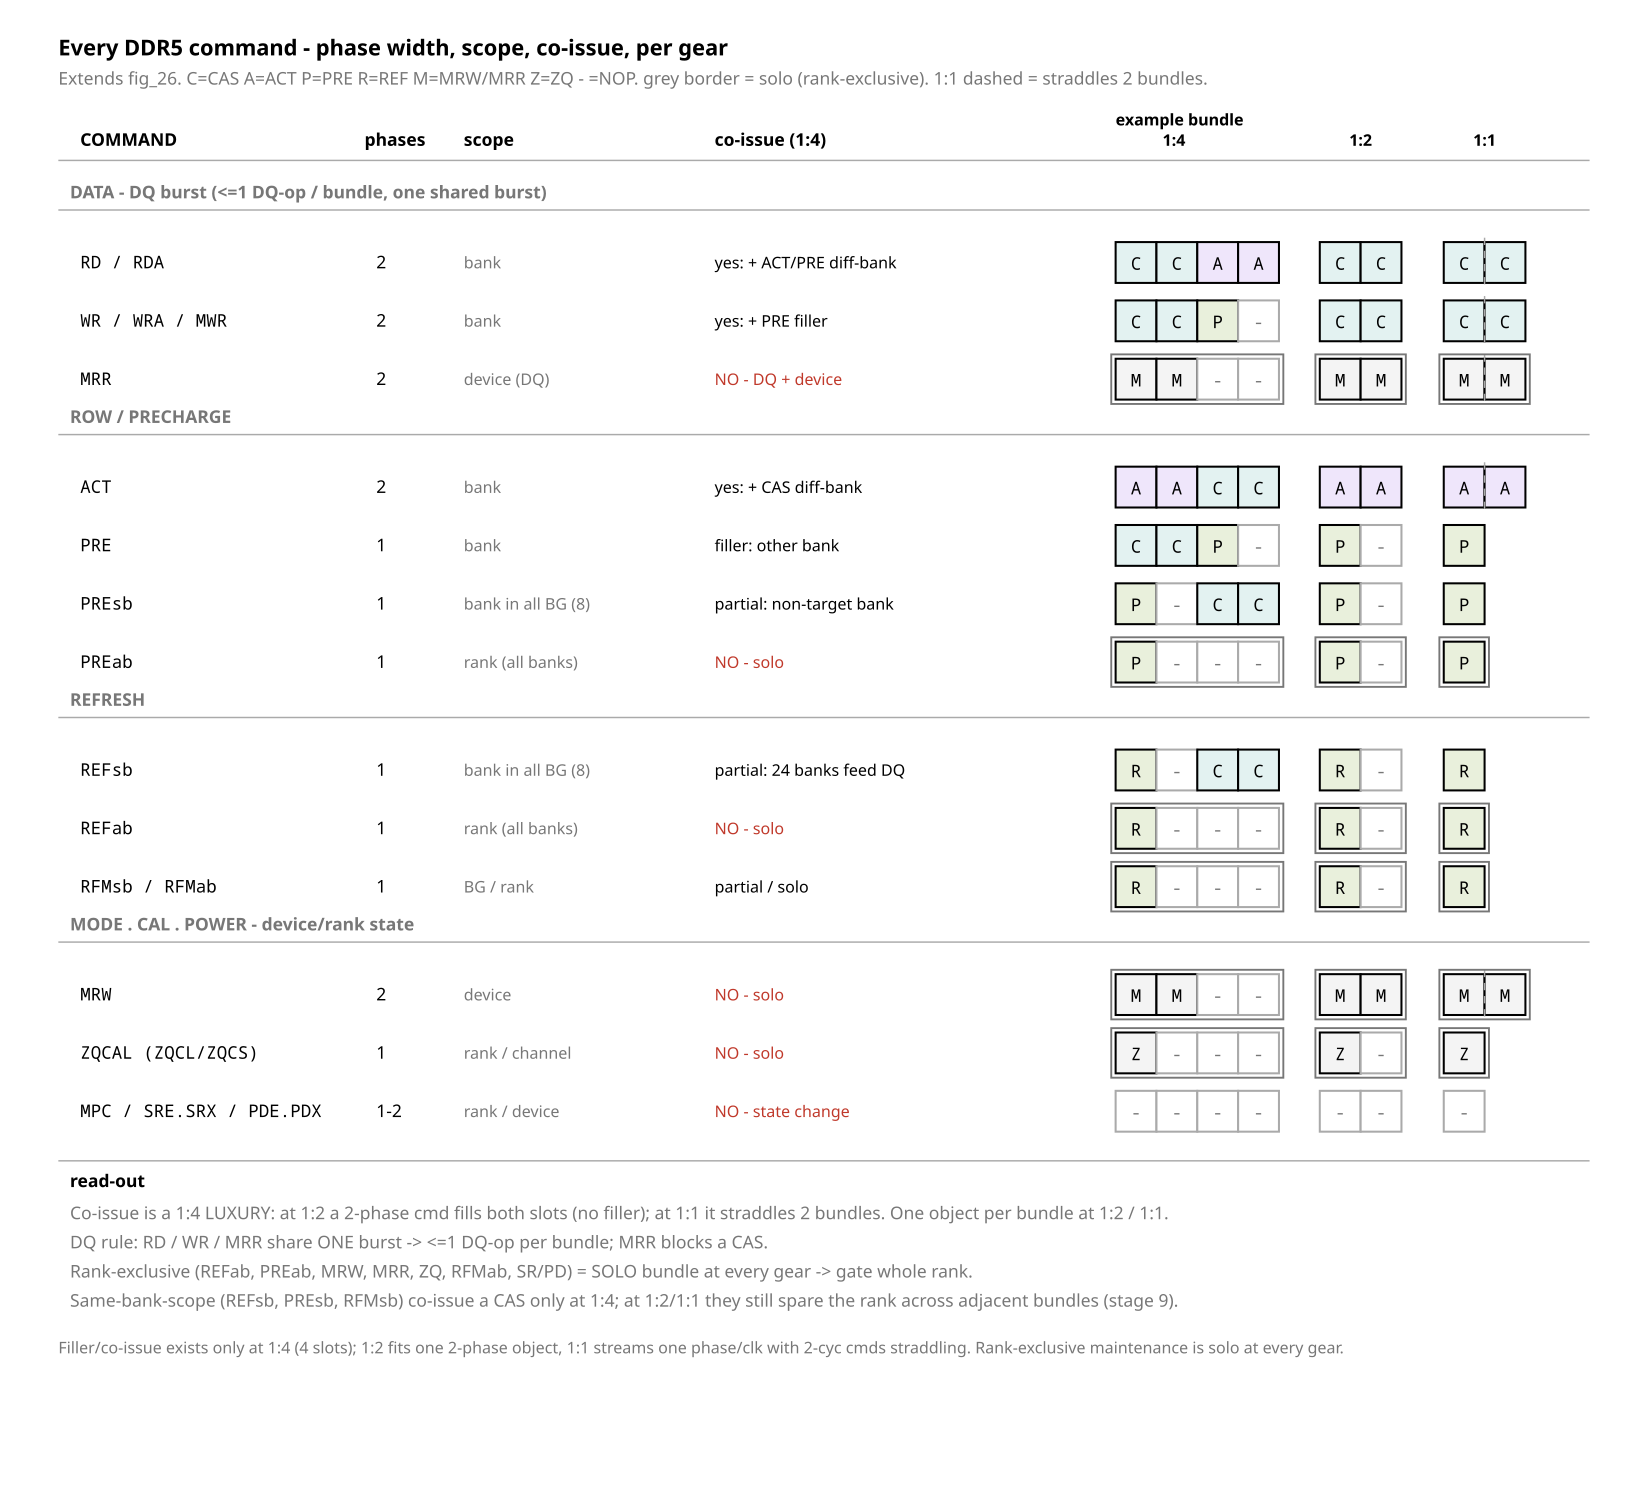

Generate this figure with Python:
from rtlfig import (Fig, MUTED, FILL_ACTIVE, FILL_NEW, FILL_CELL,
                    FILL_LOGIC, FAINT, INK, PAPER, W_CELL)

# fig_27 — every DDR5 command: phase width, scope, co-issue, across all gears.
# Companion to fig_26 (CAS/ACT/PRE core packs).
# Invariant: most maintenance/config cmds are rank-exclusive (solo bundle);
# co-issue/filler is a 1:4 luxury — at 1:2 a 2-phase cmd fills both slots,
# at 1:1 it straddles 2 bundles (one object per bundle).

f = Fig(1120, 1030)
CW = 28
RED = "#c0392b"
FILLS = {"C": FILL_ACTIVE, "A": FILL_NEW, "P": FILL_CELL, "R": FILL_CELL,
         "M": FILL_LOGIC, "Z": FILL_LOGIC}
X14, X12, X11 = 765, 905, 990


def draw_strip(x, y, slots, border=False, straddle=False):
    for i, c in enumerate(slots):
        fill = FILLS.get(c, PAPER)
        stroke = FAINT if c == "-" else INK
        f.rect(x + i * CW, y, CW, CW, fill=fill, stroke=stroke, width=W_CELL)
        f.text(x + i * CW + CW / 2, y + CW / 2 + 5, c, size=12,
               anchor="middle", fill=(MUTED if c == "-" else INK))
    if straddle and len(slots) == 2:
        f.line(x + CW, y - 3, x + CW, y + CW + 3, dashed=True, stroke=FAINT)
    if border:
        f.rect(x - 3, y - 3, len(slots) * CW + 6, CW + 6, stroke=MUTED, width=1.3)


# ---------------- header ----------------
f.text(40, 38, "Every DDR5 command - phase width, scope, co-issue, per gear",
       size=15, mono=False, bold=True)
f.note(40, 58, "Extends fig_26.  C=CAS  A=ACT  P=PRE  R=REF  M=MRW/MRR  Z=ZQ  "
               "- =NOP.   grey border = solo (rank-exclusive).   1:1 dashed = "
               "straddles 2 bundles.")

hy = 100
f.text(55, hy, "COMMAND", size=12, mono=False, bold=True)
f.text(250, hy, "phases", size=12, mono=False, bold=True)
f.text(318, hy, "scope", size=12, mono=False, bold=True)
f.text(490, hy, "co-issue (1:4)", size=12, mono=False, bold=True)
f.text(X14, hy - 14, "example bundle", size=11, mono=False, bold=True)
f.text(X14 + 40, hy, "1:4", size=11, mono=False, bold=True, anchor="middle")
f.text(X12 + 28, hy, "1:2", size=11, mono=False, bold=True, anchor="middle")
f.text(X11 + 28, hy, "1:1", size=11, mono=False, bold=True, anchor="middle")
f.line(40, 110, 1090, 110, stroke=FAINT)

# name, phases, scope, coissue, s14, s12, s11, marker
ROWS = [
    ("group", "DATA - DQ burst  (<=1 DQ-op / bundle, one shared burst)"),
    ("RD / RDA", "2", "bank", "yes: + ACT/PRE diff-bank",
     ["C", "C", "A", "A"], ["C", "C"], ["C", "C"], None),
    ("WR / WRA / MWR", "2", "bank", "yes: + PRE filler",
     ["C", "C", "P", "-"], ["C", "C"], ["C", "C"], None),
    ("MRR", "2", "device (DQ)", "NO - DQ + device",
     ["M", "M", "-", "-"], ["M", "M"], ["M", "M"], "solo"),
    ("group", "ROW / PRECHARGE"),
    ("ACT", "2", "bank", "yes: + CAS diff-bank",
     ["A", "A", "C", "C"], ["A", "A"], ["A", "A"], None),
    ("PRE", "1", "bank", "filler: other bank",
     ["C", "C", "P", "-"], ["P", "-"], ["P"], None),
    ("PREsb", "1", "bank in all BG (8)", "partial: non-target bank",
     ["P", "-", "C", "C"], ["P", "-"], ["P"], None),
    ("PREab", "1", "rank (all banks)", "NO - solo",
     ["P", "-", "-", "-"], ["P", "-"], ["P"], "solo"),
    ("group", "REFRESH"),
    ("REFsb", "1", "bank in all BG (8)", "partial: 24 banks feed DQ",
     ["R", "-", "C", "C"], ["R", "-"], ["R"], None),
    ("REFab", "1", "rank (all banks)", "NO - solo",
     ["R", "-", "-", "-"], ["R", "-"], ["R"], "solo"),
    ("RFMsb / RFMab", "1", "BG / rank", "partial / solo",
     ["R", "-", "-", "-"], ["R", "-"], ["R"], "solo"),
    ("group", "MODE . CAL . POWER  - device/rank state"),
    ("MRW", "2", "device", "NO - solo",
     ["M", "M", "-", "-"], ["M", "M"], ["M", "M"], "solo"),
    ("ZQCAL (ZQCL/ZQCS)", "1", "rank / channel", "NO - solo",
     ["Z", "-", "-", "-"], ["Z", "-"], ["Z"], "solo"),
    ("MPC / SRE.SRX / PDE.PDX", "1-2", "rank / device", "NO - state change",
     ["-", "-", "-", "-"], ["-", "-"], ["-"], "idle"),
]

y = 132
for row in ROWS:
    if row[0] == "group":
        f.text(48, y + 4, row[1], size=12, mono=False, bold=True, fill=MUTED)
        f.line(40, y + 12, 1090, y + 12, stroke=FAINT)
        y += 34
        continue
    name, ph, scope, coi, s14, s12, s11, mk = row
    solo = (mk == "solo")
    f.text(55, y + CW / 2 + 4, name, size=12)
    f.text(258, y + CW / 2 + 4, ph, size=12, mono=False)
    f.text(318, y + CW / 2 + 4, scope, size=11, mono=False, fill=MUTED)
    f.text(490, y + CW / 2 + 4, coi, size=11, mono=False,
           fill=(RED if coi.startswith("NO") else INK))
    draw_strip(X14, y, s14, border=solo)
    draw_strip(X12, y, s12, border=solo)
    draw_strip(X11, y, s11, border=solo, straddle=True)
    y += 40

# ---------------- takeaways ----------------
ty = y + 14
f.line(40, ty - 6, 1090, ty - 6, stroke=FAINT)
f.text(48, ty + 12, "read-out", size=12, mono=False, bold=True)
f.note(48, ty + 34, "Co-issue is a 1:4 LUXURY: at 1:2 a 2-phase cmd fills both slots (no filler); at 1:1 it straddles 2 bundles. One object per bundle at 1:2 / 1:1.")
f.note(48, ty + 54, "DQ rule: RD / WR / MRR share ONE burst -> <=1 DQ-op per bundle; MRR blocks a CAS.")
f.note(48, ty + 74, "Rank-exclusive (REFab, PREab, MRW, MRR, ZQ, RFMab, SR/PD) = SOLO bundle at every gear -> gate whole rank.")
f.note(48, ty + 94, "Same-bank-scope (REFsb, PREsb, RFMsb) co-issue a CAS only at 1:4; at 1:2/1:1 they still spare the rank across adjacent bundles (stage 9).")

f.caption(40, ty + 126,
          "Filler/co-issue exists only at 1:4 (4 slots); 1:2 fits one 2-phase "
          "object, 1:1 streams one phase/clk with 2-cyc cmds straddling. "
          "Rank-exclusive maintenance is solo at every gear.")

f.save("fig_27_all_cmd_packing.svg")
print("wrote fig_27_all_cmd_packing.svg")
